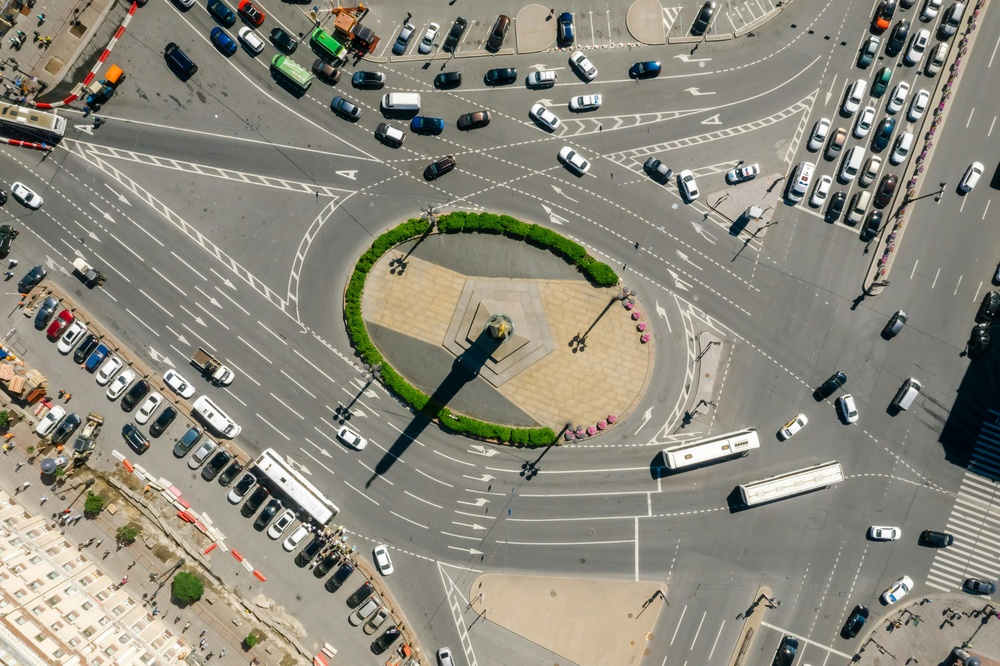
#> input picture Thursday 10:40 - 12:30/E22CSEU0901/LAB 6/road.jpg, 1000 x 666 px, shrunk from 5464 x 3640 before the run, given in place of road.jpeg, which was not available
$ jupyter execute --allow-errors lab6_e22cseu1603_cv.ipynb   (shell and % lines are left out)
#> lines starting #> are read from the running program, lines starting #| are printed output that depends on the picture; after the words box and inside, x2 and y2 are one past the last pixel; in counts of white or black regions, pixels touching at a corner belong together; pictures that were not available may be replaced by others from this repository, and a replacement may not be noted
#> in main, image is the input picture: shape (666, 1000, 3); mean B, G, R 124.4, 137.1, 140.3
[cell 1]
# This Python 3 environment comes with many helpful analytics libraries installed
# It is defined by the kaggle/python Docker image: https://github.com/kaggle/docker-python
# For example, here's several helpful packages to load

import numpy as np # linear algebra
import pandas as pd # data processing, CSV file I/O (e.g. pd.read_csv)

# Input data files are available in the read-only "../input/" directory
# For example, running this (by clicking run or pressing Shift+Enter) will list all files under the input directory

import os
for dirname, _, filenames in os.walk('/kaggle/input'):
    for filename in filenames:
        print(os.path.join(dirname, filename))

# You can write up to 20GB to the current directory (/kaggle/working/) that gets preserved as output when you create a version using "Save & Run All"
# You can also write temporary files to /kaggle/temp/, but they won't be saved outside of the current session

[cell 2]
import cv2
import numpy as np
import matplotlib.pyplot as plt

def detect_edges(image):
    gray = cv2.cvtColor(image, cv2.COLOR_BGR2GRAY)
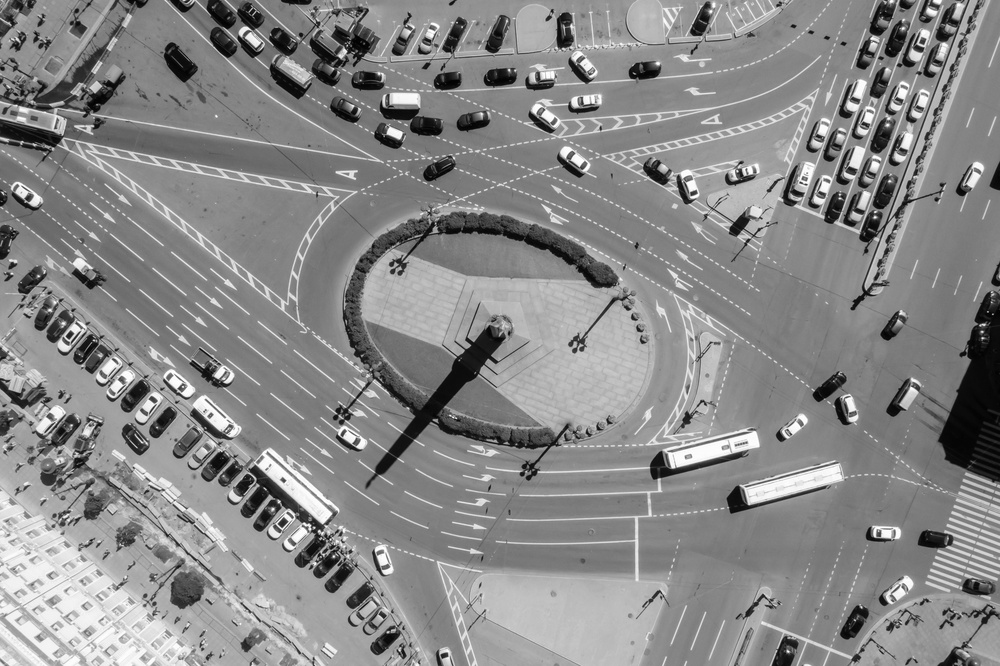
#> gray: shape (666, 1000); min 0, max 255, mean 136.6
    blurred = cv2.GaussianBlur(gray, (5, 5), 0)
    edges = cv2.Canny(blurred, 50, 150)
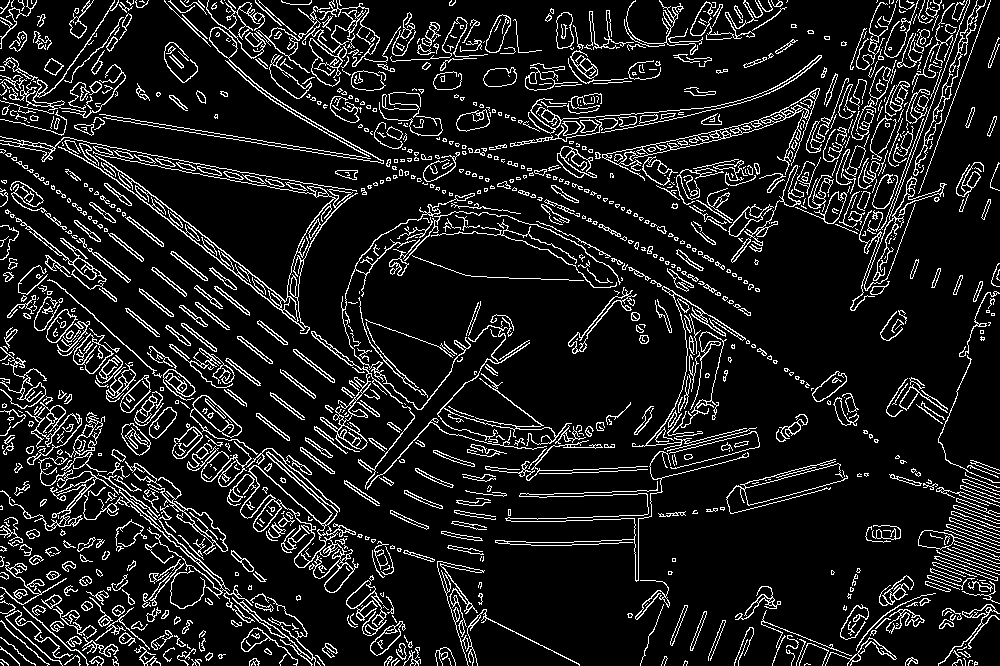
#> edges: shape (666, 1000); 11.5% white in thin lines or dots
    return edges

def region_based_segmentation(image):
    gray = cv2.cvtColor(image, cv2.COLOR_BGR2GRAY)
    _, thresh = cv2.threshold(gray, 127, 255, cv2.THRESH_BINARY)
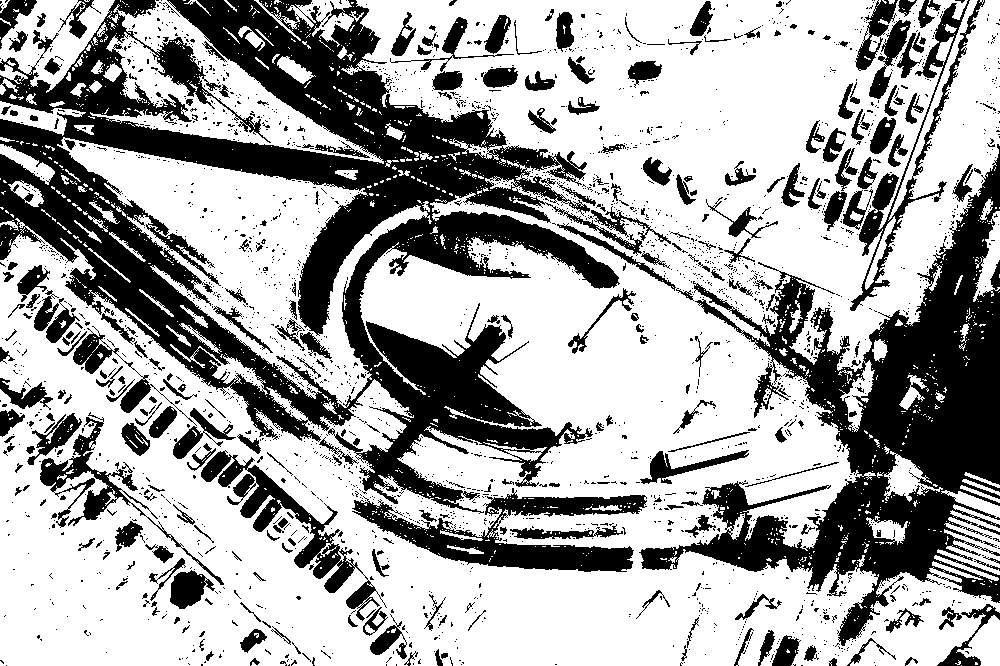
#> thresh: shape (666, 1000); 65.4% white; 2458 black regions (2167 under 20 px), largest, box (x1, y1, x2, y2) and area: (0, 0, 643, 514) 104306, (639, 144, 1000, 646) 53793, (352, 488, 647, 572) 8948
    return thresh

def detect_lines(image, edges):
    lines = cv2.HoughLinesP(edges, 1, np.pi/180, 68, minLineLength=15, maxLineGap=250)
#> lines = 368 rows, first 6: [1, 149, 661, 665], [4, 92, 738, 665], [4, 88, 982, 20], [6, 613, 979, 29], [29, 103, 889, 240], [0, 136, 989, 310]
    if lines is not None:
        for line in lines:
            x1, y1, x2, y2 = line[0]
            cv2.line(image, (x1, y1), (x2, y2), (0, 255, 0), 2)
#> this loop made 368 passes
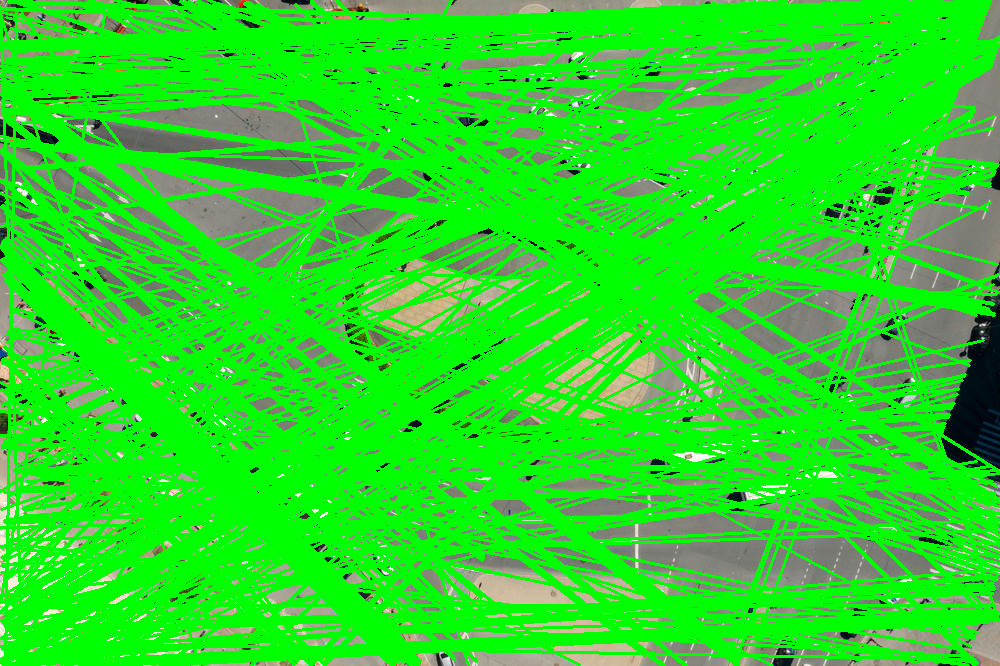
#> image: shape (666, 1000, 3); mean B, G, R 36.1, 218.9, 40.4

def detect_circles(image):
    gray = cv2.cvtColor(image, cv2.COLOR_BGR2GRAY)
    circles = cv2.HoughCircles(gray, cv2.HOUGH_GRADIENT, 1, 20, param1=50, param2=30, minRadius=10, maxRadius=100)
#> circles = 947 rows, first 8: [486.5, 316.5, 99.4], [99.5, 559.5, 99.4], [469.5, 304.5, 97.2], [467.5, 330.5, 99.4], [509.5, 326.5, 99.4], [222.5, 544.5, 99.4], [513.5, 346.5, 99.4], [531.5, 326.5, 99.4]
    if circles is not None:
        circles = np.uint16(np.around(circles))
#> circles = 947 rows, first 8: [486, 316, 99], [100, 560, 99], [470, 304, 97], [468, 330, 99], [510, 326, 99], [222, 544, 99], [514, 346, 99], [532, 326, 99]
        for i in circles[0, :]:
            cv2.circle(image, (i[0], i[1]), i[2], (255, 0, 0), 2)
#> this loop made 947 passes
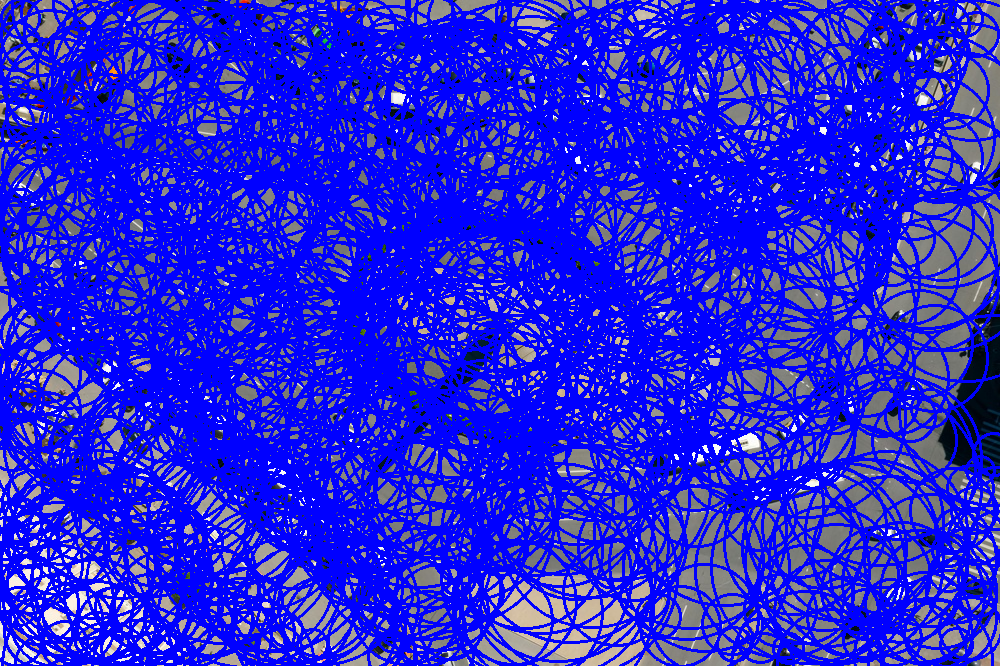
#> image: shape (666, 1000, 3); mean B, G, R 218.6, 37.8, 38.7

def main():
    image = cv2.imread('/kaggle/input/image-folder/road.jpeg')  # Change to your image file
    edges = detect_edges(image)
    segmented_image = region_based_segmentation(image)

    line_image = image.copy()
    detect_lines(line_image, edges)

    circle_image = image.copy()
    detect_circles(circle_image)

    plt.figure(figsize=(10, 5))
    plt.subplot(1, 4, 1), plt.imshow(cv2.cvtColor(image, cv2.COLOR_BGR2RGB)), plt.title('Original')
    plt.subplot(1, 4, 2), plt.imshow(edges, cmap='gray'), plt.title('Edges')
    plt.subplot(1, 4, 3), plt.imshow(cv2.cvtColor(line_image, cv2.COLOR_BGR2RGB)), plt.title('Lines')
    plt.subplot(1, 4, 4), plt.imshow(cv2.cvtColor(circle_image, cv2.COLOR_BGR2RGB)), plt.title('Circles')
    plt.show()
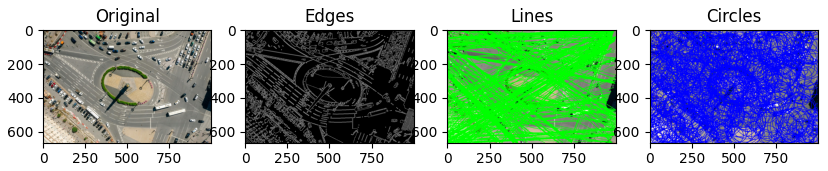
#> figure drawn by matplotlib, 4 panels

if __name__ == "__main__":
    main()

[cell 3]
from ultralytics import YOLO

# Load a model
#> (the rest of this cell did not finish here and is left out)

[cell 4]
from IPython.display import display
from PIL import Image

img_path = "/kaggle/working/runs/classify/train2/results.png"
#> (the rest of this cell did not finish here and is left out)

[cell 5]
img_path = "/kaggle/working/runs/classify/train2/confusion_matrix.png"
#> (the rest of this cell did not finish here and is left out)

[cell 6]
# lets do faster rcnn

[cell 7]
import torch
import torchvision
from torchvision.models.detection import FasterRCNN
from torchvision.models.detection.faster_rcnn import FastRCNNPredictor
from torchvision.datasets import CIFAR100
from torch.utils.data import DataLoader
import torchvision.transforms as T
import numpy as np

# Custom dataset class with proper transform handling
class CIFAR100Detection(torch.utils.data.Dataset):
    # [22 lines left out: functions __init__, __getitem__, not called in this run]

    def __len__(self):
        return len(self.cifar100)

# Transform function - now only for images
def get_transform(train):
#> called with train = True
    transforms = []
#> transforms = []
    if train:
        transforms.append(T.RandomHorizontalFlip(0.5))
#> (this line was passed over: torchvision is not available in this run)
    # We've moved ToTensor() into the dataset class
    return T.Compose(transforms)

# Create datasets
#> (the rest of this cell did not finish here and is left out)

[cell 8]
import torch
import torchvision
from torchvision.datasets import CIFAR100
from torch.utils.data import DataLoader, Subset
import torchvision.transforms as T
import numpy as np

# Select specific classes
selected_classes = [0, 1, 2]  # Change these to desired class indices
max_images_per_class = 100

# Custom dataset class to filter specific classes and limit images
class FilteredCIFAR100(torch.utils.data.Dataset):
    # [26 lines left out: functions __init__, __getitem__, not called in this run]

    def __len__(self):
        return len(self.filtered_indices)

# Transform function
def get_transform(train):
#> called with train = True
    transforms = []
    if train:
        transforms.append(T.RandomHorizontalFlip(0.5))
#> (this line was passed over: torchvision is not available in this run)

$ run again, with Friday 08:30 - 10:30/E22CSEU1069_Adv_Cv_Labs/LAB 5/rgb_image.jpg copied over Thursday 10:40 - 12:30/E22CSEU0901/LAB 6/road.jpg
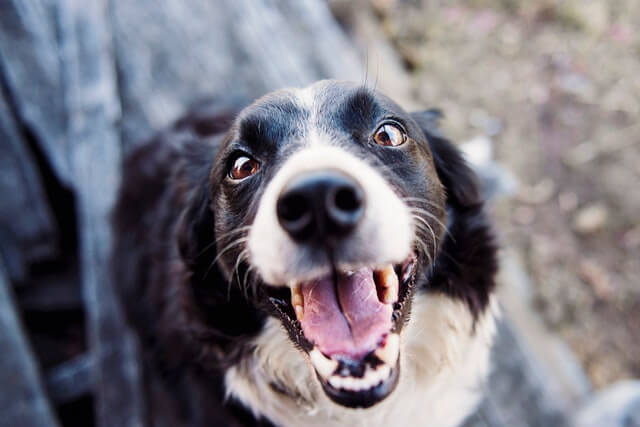
#> input picture Friday 08:30 - 10:30/E22CSEU1069_Adv_Cv_Labs/LAB 5/rgb_image.jpg, 640 x 427 px, given in place of road.jpeg, which was not available
#> in main, image is the input picture: shape (427, 640, 3); mean B, G, R 127.7, 119, 122.2
#> in detect_edges, `edges = cv2.Canny(blurred, 50, 150)`:
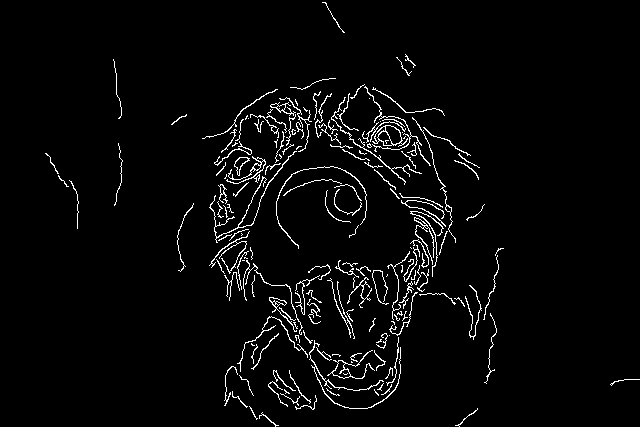
#> edges: shape (427, 640); 3.3% white in thin lines or dots
#> thresh: shape (427, 640); 54.3% white; 99 black regions (63 under 20 px), largest, box (x1, y1, x2, y2) and area: (0, 0, 318, 427) 84283, (331, 89, 501, 334) 16473, (276, 179, 369, 338) 8292
#> lines = 17 rows, first 6: [214, 197, 339, 405], [120, 152, 373, 405], [307, 86, 495, 274], [274, 91, 630, 379], [219, 264, 339, 27], [400, 61, 492, 345]
#> the loop in detect_lines, `for line in lines:` made 17 passes
#> in detect_circles, `circles = cv2.HoughCircles(gray, cv2.HOUGH_GRADIENT, 1, 20, param1=50,..`: circles = 253 rows, first 8: [327.5, 224.5, 99.4], [336.5, 199.5, 99.4], [313.5, 208.5, 99.4], [348.5, 219.5, 99.4], [323.5, 247.5, 99.4], [312.5, 186.5, 97.2], [285.5, 198.5, 99.4], [363.5, 187.5, 99.4]
#> in detect_circles, `circles = np.uint16(np.around(circles))`: circles = 253 rows, first 8: [328, 224, 99], [336, 200, 99], [314, 208, 99], [348, 220, 99], [324, 248, 99], [312, 186, 97], [286, 198, 99], [364, 188, 99]
#> the loop in detect_circles, `for i in circles[0, :]:` made 253 passes
#> in main, `plt.show()`:
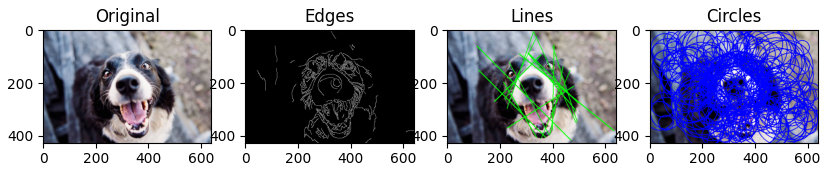
#> figure drawn by matplotlib, 4 panels
#> transforms = []
